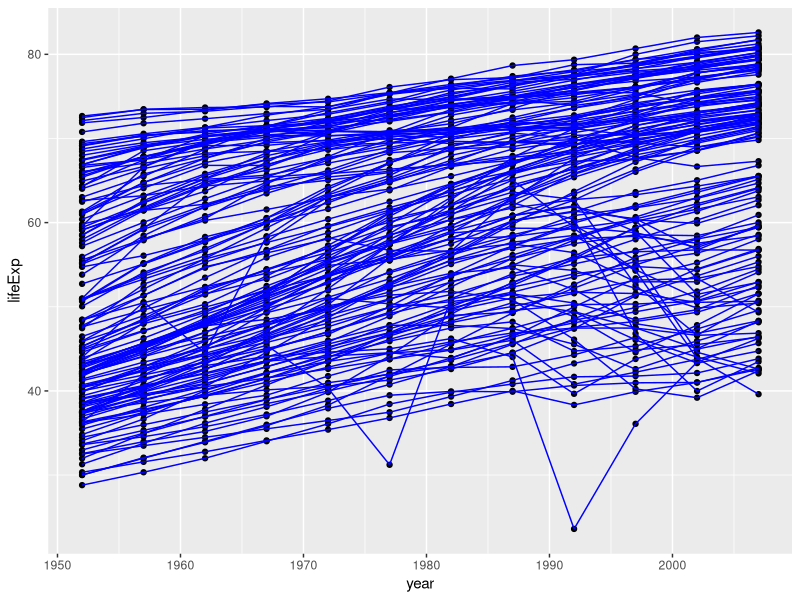
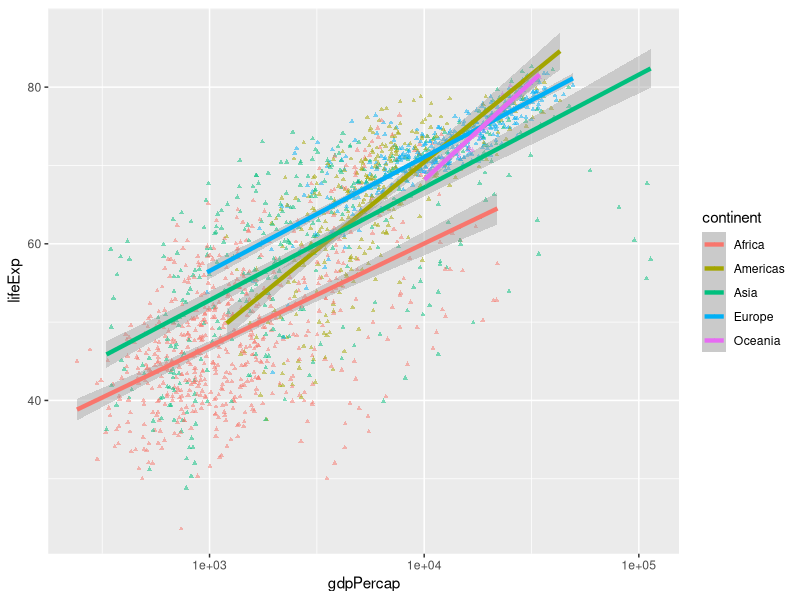
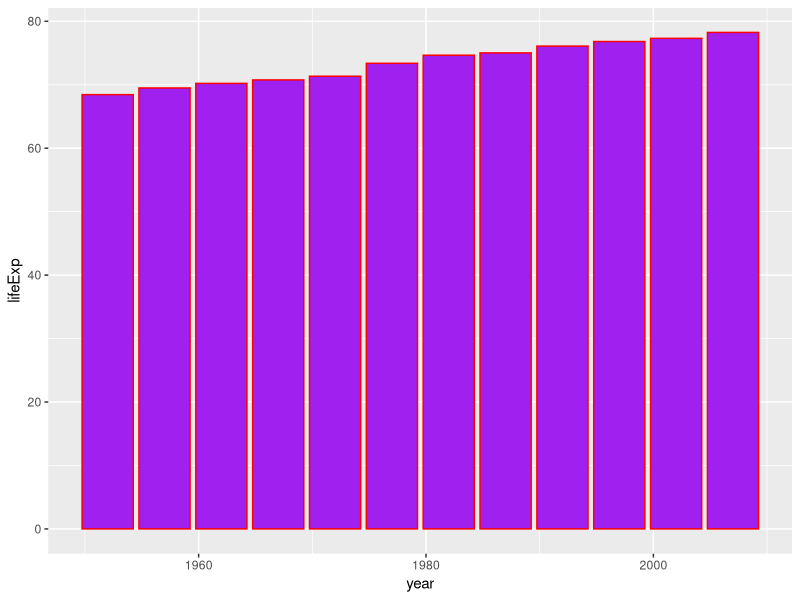
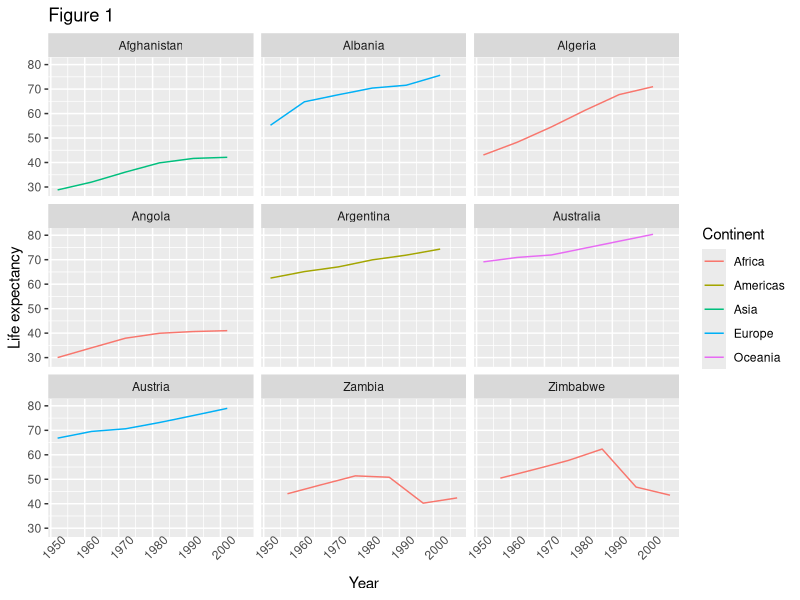
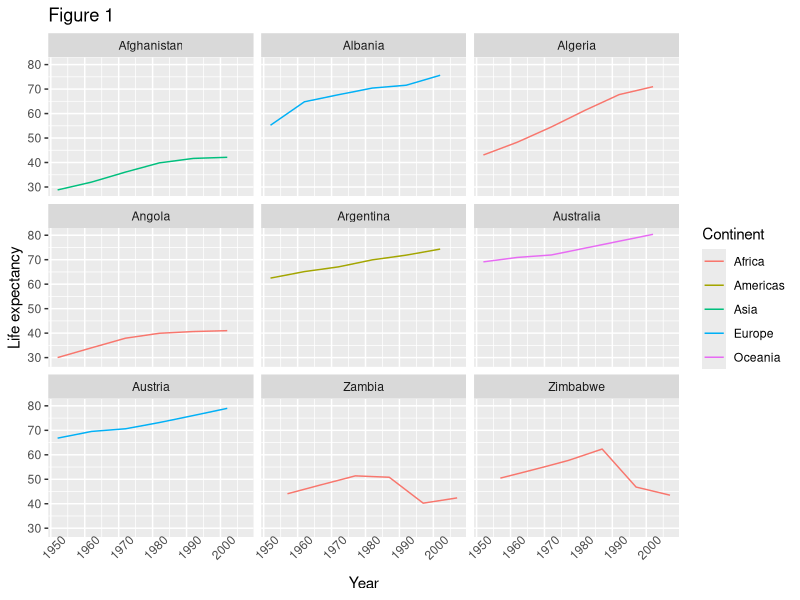

Write R code to recreate these figures, in order. (Note: this script raises an error after producing the figures.)
install.packages("ggplot2")

library(ggplot2)

gapminder <- read.table("gapminder.txt", header=TRUE)

head(gapminder)

ggplot(data = gapminder, aes(x = year, y = lifeExp, by=country)) + #aes is aestethic, global mapping
  geom_point() +
  geom_line(color="blue") 

#create window with that data and that aestethic, then plus the geom points tells it to plot the points
#adding more things to it. they are layers, and the order they are applied matters
#aes is only for pulling data. Dont need this function for just chaning color to blue or something

#?ggplot

ggplot(data = gapminder, aes(x = gdpPercap, y = lifeExp, color=continent)) +
  geom_point(shape=17, size=1, alpha=0.5) +
  scale_x_log10() +
  geom_smooth(method = "lm", size=1.5)

az_row <- startsWith(as.vector(gapminder$country),c('A','Z'))
az_countries <- gapminder[az_row,]

lifeExp_plot <- ggplot(data = az_countries, aes(x=year, y=lifeExp, color=continent)) +
  geom_line() +
  facet_wrap(~country) +  #~argument, specify by
  labs(
    x = "Year", ##x-axis title
    y = "Life expectancy", ##y-axis title
    title = "Figure 1", #graph title
    color = "Continent" ##change title of legend
  ) +
  theme(axis.text.x=element_text(angle = 45), axis.ticks.x=element_blank())

ggsave(filename="lifeExp.png", plot = lifeExp_plot, width=12, height=10, dpi=300, units="cm")

ggsave("myPlot.pdf") #unless specified, will default to last plot made.

ggplot(data=gapminder[gapminder$country=="United_States",], aes(x=year,y=lifeExp)) +
  geom_col(color="red", fill="purple")

az_rowE <- startsWith(as.vector(gapminder$country),c('E'))
az_countriesE <- gapminder[az_rowE,]

ggplot(data = az_countriesE, aes(x=year, y=pop/1000000, fill=continent)) +
  geom_bar() +
  facet_wrap(~country) +  #~argument, specify by
  labs(
    x = "Year", ##x-axis title
    y = "Population (Million)", ##y-axis title
    title = "Figure 2", #graph title
    color = "Continent" ##change title of legend
  ) +
  theme(axis.text.x=element_text(angle = 45), axis.ticks.x=element_blank())

ggplot(data=gapminder, aes(x=continent, y=lifeExp)) + 
  geom_bar(aes(fill = continent), stat="summary",fun.y="mean") 
